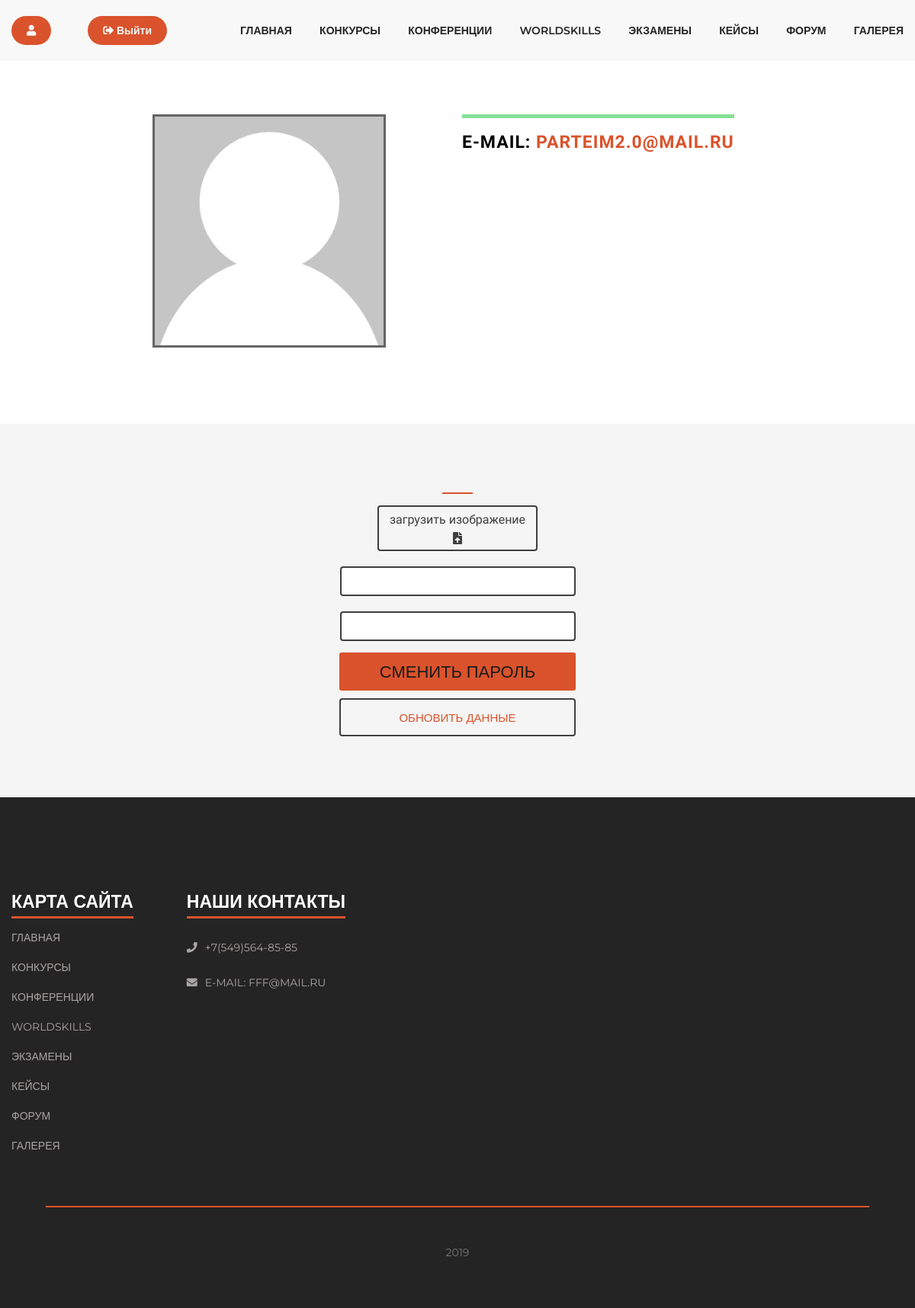
The app's page /user/change_profile/ (signed in) with its own data.
### user/models.py (models this page shows, shortened)
class CustomUser(AbstractUser):
    first_name = models.CharField(_('Имя'), max_length=100, unique=False)
    last_name = models.CharField(_('Фамилия'), max_length=100, unique=False)
    email = models.EmailField(_('E-mail'), unique=True)
    username = models.CharField(max_length=40, unique=False, default='')
    choose_who_is = (
        ('student', 'Студент'),
        ('teacher', 'Учитель'),
        ('none', 'Не указан'),
    )
    who_is = models.CharField(max_length=50, choices=choose_who_is, default='Не указан')
    USERNAME_FIELD = 'username'
    REQUIRED_FIELDS = ['email']

class Profile(models.Model):
    user = models.OneToOneField(CustomUser, on_delete=models.CASCADE)
    img = models.ImageField(default='default/user_profile_img.png', upload_to='profile')

### user/views.py (the view)
# urls.py: path('change_profile/', views.change_profile, name='change-profile'),
@login_required
def change_profile(request):
    data = {}
    if request.method == 'POST':
        if request.user.who_is == 'student':
            student_profile = StudentProfileChange(request.POST, instance=request.user.profile.studentprofile)
        img_profile = ProfileImage(request.POST, request.FILES, instance=request.user.profile)
        change_info = CustomUserChange(request.POST, instance=request.user)
        if change_info.is_valid() and img_profile.is_valid():
            if request.user.who_is == 'student':
                student_profile.save()
            change_info.save()
            img_profile.save()
            messages.success(request, f'Данные обновлены')
            return redirect('profile')
    else:
        if request.user.who_is == 'student':
            student_profile = StudentProfileChange(instance=request.user.profile.studentprofile)
            data.update({'student_profile': student_profile, })
        img_profile = ProfileImage()
        change_info = CustomUserChange(instance=request.user)
    data.update({
        'img_profile': img_profile,
        'change_info': change_info,
    })
    return render(request, 'user/change_profile.html', data)

### user/forms.py
class ProfileImage(forms.ModelForm):
    def __init__(self, *args, **kwargs):
        super(ProfileImage, self).__init__(*args, **kwargs)
        self.fields['img'].widget.attrs['class'] = 'upload_img'
    class Meta:
        model = Profile
        fields = ['img']

class CustomUserChange(UserChangeForm):
    class Meta(UserChangeForm.Meta):
        model = CustomUser
        fields = ('first_name', 'last_name')

### user/templates/user/change_profile.html (shortened to what this page needs)
{% extends 'home/main.html' %}
{% load static %}
{% block link__css %}
<link rel="stylesheet" href="{% static 'main/profile.css'%}">
<link rel="stylesheet" href="{% static 'main/adaptive_CSS/profile.css'%}">
{% endblock %}
{% block main_section %}
<section class="User__info">
    <div class="container ">
        <div class="user__box">
            <div class="user__image__box">
                <img class="user__image" src="{{ user.profile.img.url }}" alt="{{ user.first_name }}">
            </div>
            <div class="user__info__box">
                <div class="username__box">
                    <div class="who__is__indicate__line"></div>
                </div>
                <p class="user__email">E-mail: <span>{{ user.email }}</span></p>
            </div>
        </div>
    </div>
</section>
<section class="profile__data__change">
    <form class="container change_form" method="POST" enctype="multipart/form-data">
        <div class="line__image__change"></div>
        <label class="label_for_img_input" for="id_img">
            <span>загрузить изображение</span>
            <i class="fas fa-file-upload"></i>
        </label>
        {{ change_info.first_name }}
        {{ change_info.last_name }}
        <a class="btn_change_password" href="{% url 'password_change' %}">Сменить пароль</a>
        <button type="submit" class="btn__prifile__image__change">Обновить данные</button>
    </form>
</section>
{% endblock %}

### main/static/main/main.css (style rules this page uses)
body { margin: 0; padding: 0; font-family: 'PT Sans Narrow', sans-serif; }
a { text-decoration: none; }
h1, h2, h3, h4, h5, h6 p, a span, img, li, ul, i { margin: 0; padding: 0; }
.container { margin: 0 auto; padding: 0; max-width: 1170px; }

### main/static/main/profile.css (style rules this page uses)
.User__info { padding: 100px; }
.user__box { display: flex; margin-left: 10%; }
.user__image__box { width: 300px; height: 300px; background: #da532c; border: 3px solid #656565; overflow: hidden; position: relative; display: flex; justify-content: center; align-items: center; transition: all .2s; }
.user__image { height: 410px; }
.line__image__change { width: 40px; height: 2px; background: #da532c; margin: 10px; }
.profile__data__change { padding: 80px 0; background: #f5f5f5; }
.change_form { font-size: 17px; display: flex; align-items: center; justify-content: flex-end; flex-direction: column; }
.label_for_img_input { position: relative; border: 2px solid #3f3f3f; border-radius: 4px; font-size: 16px; height: 50px; width: 200px; padding: 3px; margin: 5px 0 15px 0; overflow: hidden; color: #3f3f3f; text-align: center; display: flex; align-items: center; justify-content: space-around; flex-direction: column; transition: all .2s; }
.change_form #id_first_name, #id_last_name { border: 2px solid #3f3f3f; border-radius: 4px; font-size: 22px; height: 25px; width: 295px; padding: 5px; margin: 5px 0 15px 0; }
.btn__prifile__image__change { font-size: 15px; color: #da532c; border: 3px solid #3f3f3f; width: 310px; height: 50px; text-transform: uppercase; text-decoration: none; display: flex; align-items: center; justify-content: center; border: 2px solid #3f3f3f; border-radius: 4px; background: none; cursor: pointer; margin-top: 10px; transition: all .2s; }
.user__info__box { margin-left: 100px; text-transform: uppercase; font-size: 23px; letter-spacing: 1px; font-weight: 600; }
.username__box { position: relative; }
.who__is__indicate__line { position: absolute; width: 100%; height: 5px; background: #85e197; z-index: 1; }
.user__info__box span { color: #da532c; }
.btn_change_password { color: #1b1b1b; font-size: 22px; text-transform: uppercase; font-family: 'Montserrat', sans-serif; display: flex; align-items: center; justify-content: center; background-color: #da532c; border-radius: 3px; width: 290px; height: 30px; padding: 10px; transition: all .2s; }

### records on screen
CustomUser: profile.img (picture), email "PARTEIM2.0@MAIL.RU"
